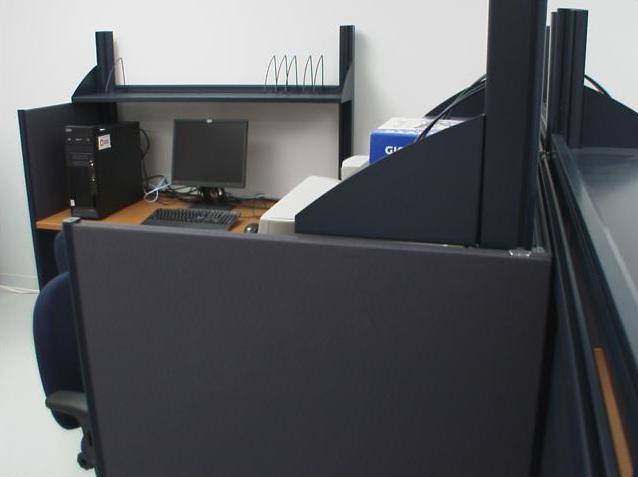
#> input picture bureau.jpg, 638 x 477 px
$ jupyter execute GradientsEdges.ipynb   (older library calls are emulated)
#> lines starting #> are read from the running program, lines starting #| are printed output that depends on the picture; after the words box and inside, x2 and y2 are one past the last pixel; in counts of white or black regions, pixels touching at a corner belong together
<a href="https://colab.research.google.com/github/gabilodeau/INF6804/blob/master/GradientsEdges.ipynb" target="_parent"></a>

INF6804 Vision par ordinateur

Polytechnique Montréal

Exemple du calcul de gradients et d'extraction d'arêtes

[cell 1]
import numpy as np
import cv2
import os
import matplotlib.pyplot as plt

Lecture de l'image en tons de gris et affichage. Le calcul des gradients sur une image est toujours sur l'image d'intensité.

[cell 2]
image_name = 'bureau.jpg'
if not os.path.exists(image_name):
  !gdown https://raw.githubusercontent.com/gabilodeau/INF6804/master/images/bureau.jpg

[cell 3]
image = cv2.imread(image_name,cv2.IMREAD_GRAYSCALE)
#> image: shape (477, 638); min 0, max 255, mean 91.7
plt.figure(figsize = (10,10))
plt.imshow(image,cmap = plt.get_cmap('gray'))
plt.show()

Calcul de la convolution avec les filtres de Sobel selon l'axe X et l'axe Y.

[cell 4]
Gx = cv2.Sobel(image,cv2.CV_64F,1,0,ksize=3)
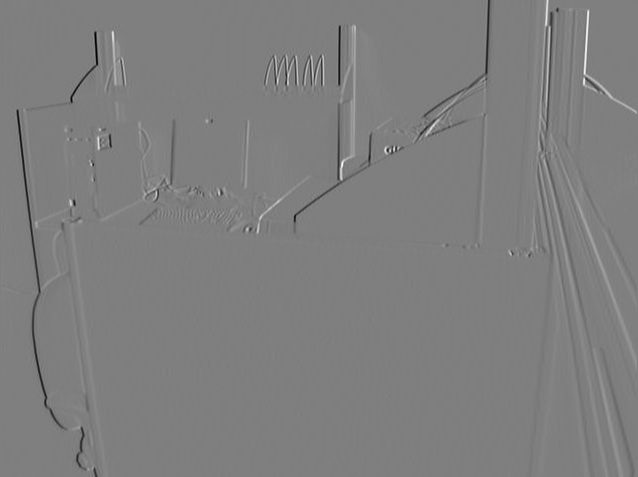
#> Gx: shape (477, 638) float64; min -878, max 882, mean -1; drawn with min black and max white
Gy = cv2.Sobel(image,cv2.CV_64F,0,1,ksize=3)
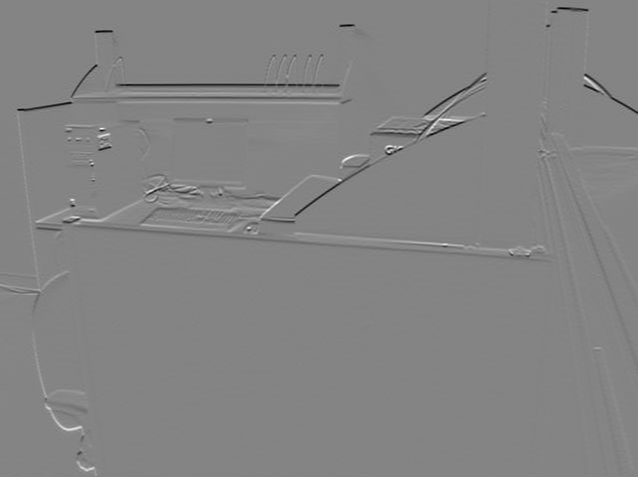
#> Gy: shape (477, 638) float64; min -805, max 747, mean -2.3; drawn with min black and max white

Les gradients peuvent être positifs ou négatifs. Pour l'affichage, on fait la valeur absolue et on normalise les valeurs entre 0 et 255. Affichage pour l'axe X. On détecte bien les lignes verticales, mais pas très bien les lignes horizontales.

[cell 5]
Gxout =  np.absolute(Gx)
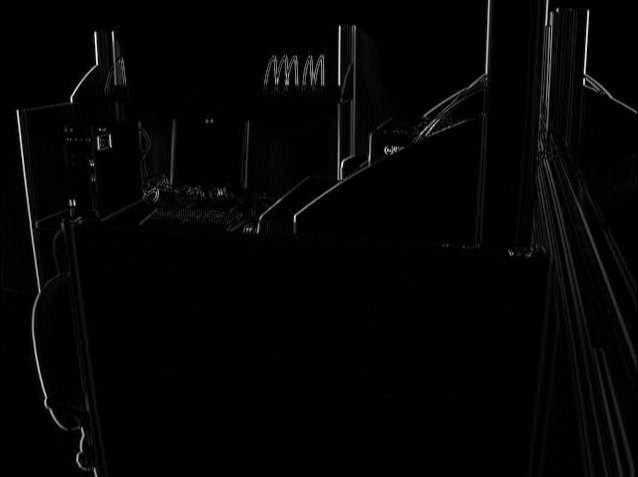
#> Gxout: shape (477, 638) float64; min 0, max 882, mean 16; drawn with min black and max white
Gxout = Gxout * 255/np.max(Gxout)
plt.figure(figsize = (10,10))
plt.imshow(Gxout,cmap = plt.get_cmap('binary'))
plt.show()

Affichage pour l'axe Y. On détecte bien les lignes horizontales. La combinaison des 2 filtres permet de bien détecter les diagonales.

[cell 6]
Gyout =  np.absolute(Gy)
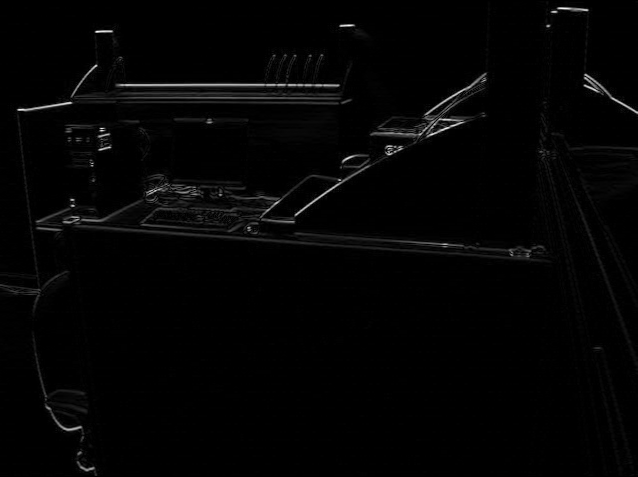
#> Gyout: shape (477, 638) float64; min 0, max 805, mean 12.9; drawn with min black and max white
Gyout = Gyout * 255/np.max(Gyout)
plt.figure(figsize = (10,10))
plt.imshow(Gyout,cmap = plt.get_cmap('binary'))
plt.show()

Affichage des matrices de gradients. Il y a des valeurs réelles positives et négatives.

Extraction d'arêtes à partir des gradients. On calcule la force des gradients, et ensuite on seuille la force des gradients calculée.

[cell 7]
ForceGradient = np.sqrt(np.power(Gx,2)+np.power(Gy,2))
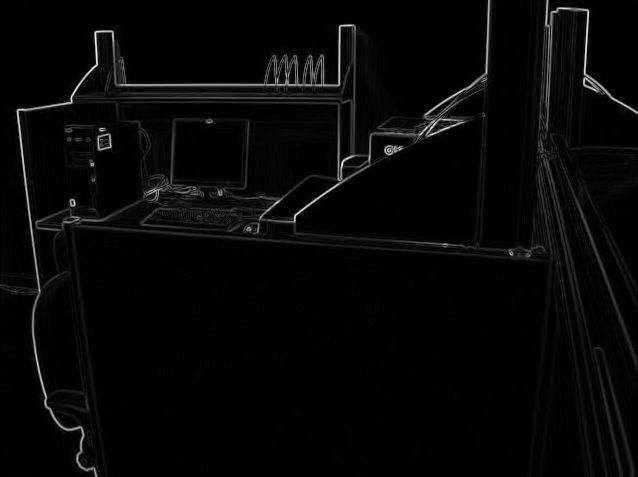
#> ForceGradient: shape (477, 638) float64; min 0, max 900.4, mean 24.7; drawn with min black and max white

Gradients plus fort que 80.

[cell 8]
aretes = ForceGradient>80
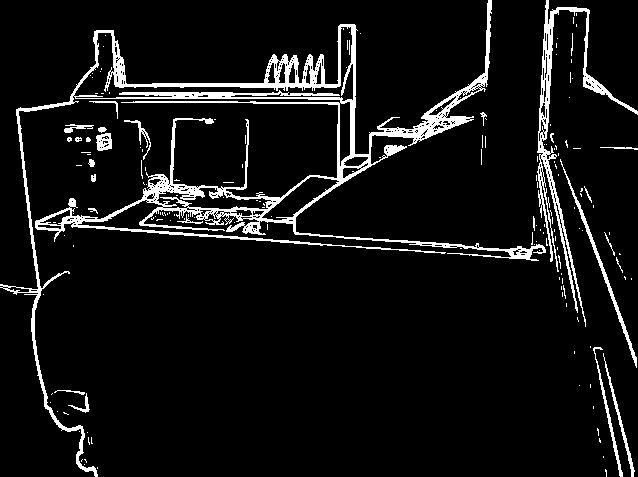
#> aretes: shape (477, 638) bool; 7.4% white; 170 white regions (143 under 20 px), largest, box (x1, y1, x2, y2) and area: (0, 0, 546, 477) 16047, (537, 0, 638, 327) 3146, (560, 159, 637, 368) 697
plt.figure(figsize = (10,10))
plt.imshow(aretes, plt.get_cmap('binary'))
plt.show()

Gradients plus fort que 150. Le seuillage permet d'obtenir différents niveaux de détails.

[cell 9]
aretes = ForceGradient>150
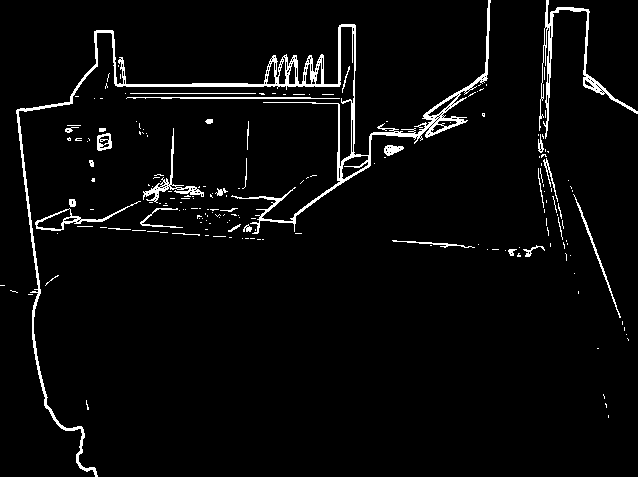
#> aretes: shape (477, 638) bool; 3.7% white in thin lines or dots
plt.figure(figsize = (10,10))
plt.imshow(aretes, plt.get_cmap('binary'))
plt.show()
